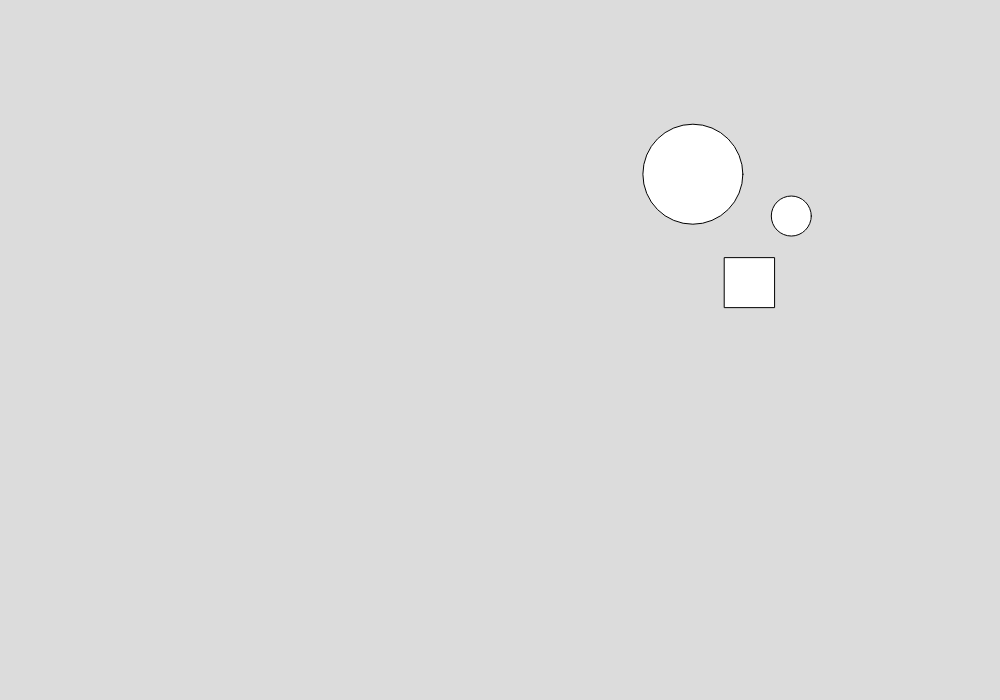
Frame 1 (no input)
Frame 60 (no input): identical to frame 1, image omitted
Frame 120 (the mouse pressed at the canvas centre since frame 60): identical to frame 1, image omitted

The p5.js sketch that drew this single still picture (run headless with seeded random() and noise() and a simulated clock; from frame 60 on, the mouse is pressed at the canvas centre):

// p5.js sketch
// ── sketch.js
let CX;
let CY;
let CR = 50;
let FX;
let FY;
let FB = 50;
let FMX;
let FMY;
let FC;
let OX;
let OY;
let OR = 20;


function setup() {
  createCanvas(1000, 700);
  CX = random(CR,width-CR);
  CY = random(CR,height-CR);
  FX = random(FB,width-FB);
  FY = random(FB,height-FB);
  OX = random(OR,width-OR);
  OY = random(OR, height-OR);
  FC = sqrt((FB/2)**2+(FB/2)**2);
}

function draw() {
  background(220);

  if (keyIsDown(RIGHT_ARROW)) {CX+=3;}
  if (keyIsDown(LEFT_ARROW)) {CX-=3;}
  if (keyIsDown(UP_ARROW)) {CY-=3;}
  if (keyIsDown(DOWN_ARROW)) {CY+=3;}
  if (keyIsDown(68)) {FX+=1;}
  if (keyIsDown(65)) {FX-=1;}
  if (keyIsDown(83)) {FY+=1;}
  if (keyIsDown(87)) {FY-=1;}
  FMX = FX+25;
  FMY = FY+25;

  if (sqrt((CX-OX)**2+(CY-OY)**2) < CR+OR){
    OX = random(OR,width-OR);
    OY = random(OR, height-OR);
  }
  if (sqrt((FMX-OX)**2+(FMY-OY)**2) < 50) {
    OX = random(OR,width-OR);
    OY = random(OR, height-OR);
  }
  circle(FMX,FMY,FC);
  circle(OX,OY,OR*2);
  circle(CX,CY,CR*2);
  rect(FX,FY,FB,FB);
}
